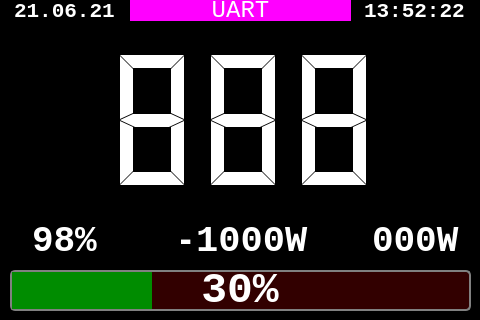
<?xml version="1.0" encoding="UTF-8"?>
<ui version="4.0">
 <class>MainWindow</class>
 <widget class="QMainWindow" name="MainWindow">
  <property name="geometry">
   <rect>
    <x>0</x>
    <y>0</y>
    <width>480</width>
    <height>320</height>
   </rect>
  </property>
  <property name="sizePolicy">
   <sizepolicy hsizetype="Fixed" vsizetype="Fixed">
    <horstretch>0</horstretch>
    <verstretch>0</verstretch>
   </sizepolicy>
  </property>
  <property name="font">
   <font>
    <pointsize>9</pointsize>
   </font>
  </property>
  <property name="focusPolicy">
   <enum>Qt::WheelFocus</enum>
  </property>
  <property name="windowTitle">
   <string>MainWindow</string>
  </property>
  <property name="autoFillBackground">
   <bool>false</bool>
  </property>
  <property name="styleSheet">
   <string notr="true">background-color: rgb(0, 0, 0);</string>
  </property>
  <property name="toolButtonStyle">
   <enum>Qt::ToolButtonIconOnly</enum>
  </property>
  <property name="animated">
   <bool>true</bool>
  </property>
  <widget class="QWidget" name="centralwidget">
   <widget class="QLCDNumber" name="main_speed">
    <property name="geometry">
     <rect>
      <x>100</x>
      <y>20</y>
      <width>301</width>
      <height>201</height>
     </rect>
    </property>
    <property name="sizePolicy">
     <sizepolicy hsizetype="Fixed" vsizetype="Fixed">
      <horstretch>0</horstretch>
      <verstretch>0</verstretch>
     </sizepolicy>
    </property>
    <property name="font">
     <font>
      <kerning>false</kerning>
     </font>
    </property>
    <property name="cursor">
     <cursorShape>BlankCursor</cursorShape>
    </property>
    <property name="styleSheet">
     <string notr="true">color: rgb(255, 255, 255);
background: rgba(0,0,0,0.0);</string>
    </property>
    <property name="smallDecimalPoint">
     <bool>true</bool>
    </property>
    <property name="digitCount">
     <number>3</number>
    </property>
    <property name="mode">
     <enum>QLCDNumber::Dec</enum>
    </property>
    <property name="segmentStyle">
     <enum>QLCDNumber::Flat</enum>
    </property>
    <property name="value" stdset="0">
     <double>888.000000000000000</double>
    </property>
    <property name="intValue" stdset="0">
     <number>888</number>
    </property>
   </widget>
   <widget class="QProgressBar" name="battery_progress_bar">
    <property name="geometry">
     <rect>
      <x>10</x>
      <y>270</y>
      <width>461</width>
      <height>41</height>
     </rect>
    </property>
    <property name="sizePolicy">
     <sizepolicy hsizetype="Fixed" vsizetype="Fixed">
      <horstretch>0</horstretch>
      <verstretch>0</verstretch>
     </sizepolicy>
    </property>
    <property name="font">
     <font>
      <family>Consolas</family>
      <pointsize>32</pointsize>
      <weight>75</weight>
      <bold>true</bold>
     </font>
    </property>
    <property name="cursor">
     <cursorShape>BlankCursor</cursorShape>
    </property>
    <property name="styleSheet">
     <string notr="true">QProgressBar {
     border: 2px solid grey;
     border-radius: 5px;
     background-color: rgb(50, 0, 0);
     color: rgb(255, 255, 255);
 }

 QProgressBar::chunk {
     background-color: rgb(0, 140, 0);
     width: 20px;
 }
	</string>
    </property>
    <property name="value">
     <number>30</number>
    </property>
    <property name="alignment">
     <set>Qt::AlignCenter</set>
    </property>
    <property name="textVisible">
     <bool>true</bool>
    </property>
    <property name="invertedAppearance">
     <bool>false</bool>
    </property>
   </widget>
   <widget class="QPushButton" name="uart_button">
    <property name="geometry">
     <rect>
      <x>130</x>
      <y>0</y>
      <width>221</width>
      <height>21</height>
     </rect>
    </property>
    <property name="sizePolicy">
     <sizepolicy hsizetype="Fixed" vsizetype="Fixed">
      <horstretch>0</horstretch>
      <verstretch>0</verstretch>
     </sizepolicy>
    </property>
    <property name="font">
     <font>
      <family>Consolas</family>
      <pointsize>18</pointsize>
     </font>
    </property>
    <property name="styleSheet">
     <string notr="true">color: rgb(255, 255, 255);
background-color: rgb(255, 0, 255);
border: none;</string>
    </property>
    <property name="text">
     <string>UART</string>
    </property>
   </widget>
   <widget class="QLineEdit" name="date">
    <property name="geometry">
     <rect>
      <x>10</x>
      <y>0</y>
      <width>111</width>
      <height>21</height>
     </rect>
    </property>
    <property name="sizePolicy">
     <sizepolicy hsizetype="Fixed" vsizetype="Fixed">
      <horstretch>0</horstretch>
      <verstretch>0</verstretch>
     </sizepolicy>
    </property>
    <property name="font">
     <font>
      <family>Consolas</family>
      <pointsize>16</pointsize>
      <weight>75</weight>
      <bold>true</bold>
     </font>
    </property>
    <property name="cursor">
     <cursorShape>BlankCursor</cursorShape>
    </property>
    <property name="styleSheet">
     <string notr="true">color: rgb(255, 255, 255);</string>
    </property>
    <property name="text">
     <string>21.06.21</string>
    </property>
    <property name="alignment">
     <set>Qt::AlignCenter</set>
    </property>
    <property name="readOnly">
     <bool>true</bool>
    </property>
   </widget>
   <widget class="QLineEdit" name="time">
    <property name="geometry">
     <rect>
      <x>360</x>
      <y>0</y>
      <width>111</width>
      <height>21</height>
     </rect>
    </property>
    <property name="sizePolicy">
     <sizepolicy hsizetype="Fixed" vsizetype="Fixed">
      <horstretch>0</horstretch>
      <verstretch>0</verstretch>
     </sizepolicy>
    </property>
    <property name="font">
     <font>
      <family>Consolas</family>
      <pointsize>16</pointsize>
      <weight>75</weight>
      <bold>true</bold>
     </font>
    </property>
    <property name="cursor">
     <cursorShape>BlankCursor</cursorShape>
    </property>
    <property name="styleSheet">
     <string notr="true">color: rgb(255, 255, 255);</string>
    </property>
    <property name="text">
     <string>13:52:22</string>
    </property>
    <property name="alignment">
     <set>Qt::AlignCenter</set>
    </property>
    <property name="readOnly">
     <bool>true</bool>
    </property>
   </widget>
   <widget class="QLineEdit" name="left_param">
    <property name="geometry">
     <rect>
      <x>10</x>
      <y>220</y>
      <width>111</width>
      <height>41</height>
     </rect>
    </property>
    <property name="sizePolicy">
     <sizepolicy hsizetype="Fixed" vsizetype="Fixed">
      <horstretch>0</horstretch>
      <verstretch>0</verstretch>
     </sizepolicy>
    </property>
    <property name="font">
     <font>
      <family>Consolas</family>
      <pointsize>27</pointsize>
      <weight>75</weight>
      <bold>true</bold>
     </font>
    </property>
    <property name="cursor">
     <cursorShape>ArrowCursor</cursorShape>
    </property>
    <property name="styleSheet">
     <string notr="true">color: rgb(255, 255, 255);</string>
    </property>
    <property name="text">
     <string>98%</string>
    </property>
    <property name="alignment">
     <set>Qt::AlignCenter</set>
    </property>
    <property name="readOnly">
     <bool>true</bool>
    </property>
   </widget>
   <widget class="QLineEdit" name="center_param">
    <property name="geometry">
     <rect>
      <x>180</x>
      <y>220</y>
      <width>131</width>
      <height>41</height>
     </rect>
    </property>
    <property name="sizePolicy">
     <sizepolicy hsizetype="Fixed" vsizetype="Fixed">
      <horstretch>0</horstretch>
      <verstretch>0</verstretch>
     </sizepolicy>
    </property>
    <property name="font">
     <font>
      <family>Consolas</family>
      <pointsize>28</pointsize>
      <weight>75</weight>
      <bold>true</bold>
     </font>
    </property>
    <property name="cursor">
     <cursorShape>ArrowCursor</cursorShape>
    </property>
    <property name="styleSheet">
     <string notr="true">color: rgb(255, 255, 255);</string>
    </property>
    <property name="text">
     <string>-1000W</string>
    </property>
    <property name="alignment">
     <set>Qt::AlignCenter</set>
    </property>
    <property name="readOnly">
     <bool>true</bool>
    </property>
   </widget>
   <widget class="QLineEdit" name="right_param">
    <property name="geometry">
     <rect>
      <x>360</x>
      <y>220</y>
      <width>111</width>
      <height>41</height>
     </rect>
    </property>
    <property name="sizePolicy">
     <sizepolicy hsizetype="Fixed" vsizetype="Fixed">
      <horstretch>0</horstretch>
      <verstretch>0</verstretch>
     </sizepolicy>
    </property>
    <property name="font">
     <font>
      <family>Consolas</family>
      <pointsize>27</pointsize>
      <weight>75</weight>
      <bold>true</bold>
     </font>
    </property>
    <property name="cursor">
     <cursorShape>ArrowCursor</cursorShape>
    </property>
    <property name="styleSheet">
     <string notr="true">color: rgb(255, 255, 255);</string>
    </property>
    <property name="text">
     <string>000W</string>
    </property>
    <property name="alignment">
     <set>Qt::AlignCenter</set>
    </property>
    <property name="readOnly">
     <bool>true</bool>
    </property>
   </widget>
  </widget>
 </widget>
 <resources/>
 <connections/>
</ui>
